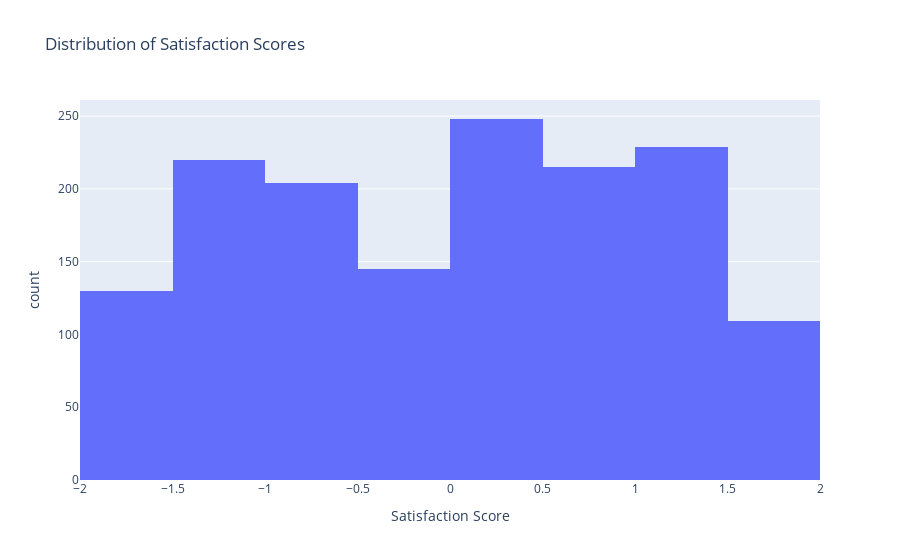

Source (notebook cell):
### Markdown cell above
#### What is a Histogram?

A histogram is a type of bar plot that shows the distribution of a numerical variable by dividing the data into bins (intervals) and counting how many values fall into each bin. It helps you quickly see patterns such as where most values are concentrated, the spread of the data, and if there are any outliers.

- **X-axis:** Represents the range of values (divided into bins).
- **Y-axis:** Shows the frequency (count) of values in each bin.

Histograms are useful for understanding the overall shape and variability of your data.

### Code cell
fig = px.histogram(stu_query, x="Satisfaction_Score", nbins=10, title="Distribution of Satisfaction Scores", labels={"Satisfaction_Score": "Satisfaction Score"})
fig.show()

### Figure 1 — Plotly figure (JSON) as saved in the notebook; plotly's stock layout.template omitted (floating-point values rounded to 4 significant figures; data arrays with more than 128 entries replaced by an {"elided": "..."} marker saying what was removed)
{"data": [{"bingroup": "x", "hovertemplate": "Satisfaction Score=%{x}<br>count=%{y}<extra></extra>", "legendgroup": "", "marker": {"color": "#636efa", "pattern": {"shape": ""}}, "name": "", "nbinsx": 10, "orientation": "v", "showlegend": false, "type": "histogram", "x": {"elided": "1500 float values"}, "xaxis": "x", "yaxis": "y"}], "layout": {"barmode": "relative", "legend": {"tracegroupgap": 0}, "title": {"text": "Distribution of Satisfaction Scores"}, "xaxis": {"anchor": "y", "domain": [0, 1], "title": {"text": "Satisfaction Score"}}, "yaxis": {"anchor": "x", "domain": [0, 1], "title": {"text": "count"}}}}
